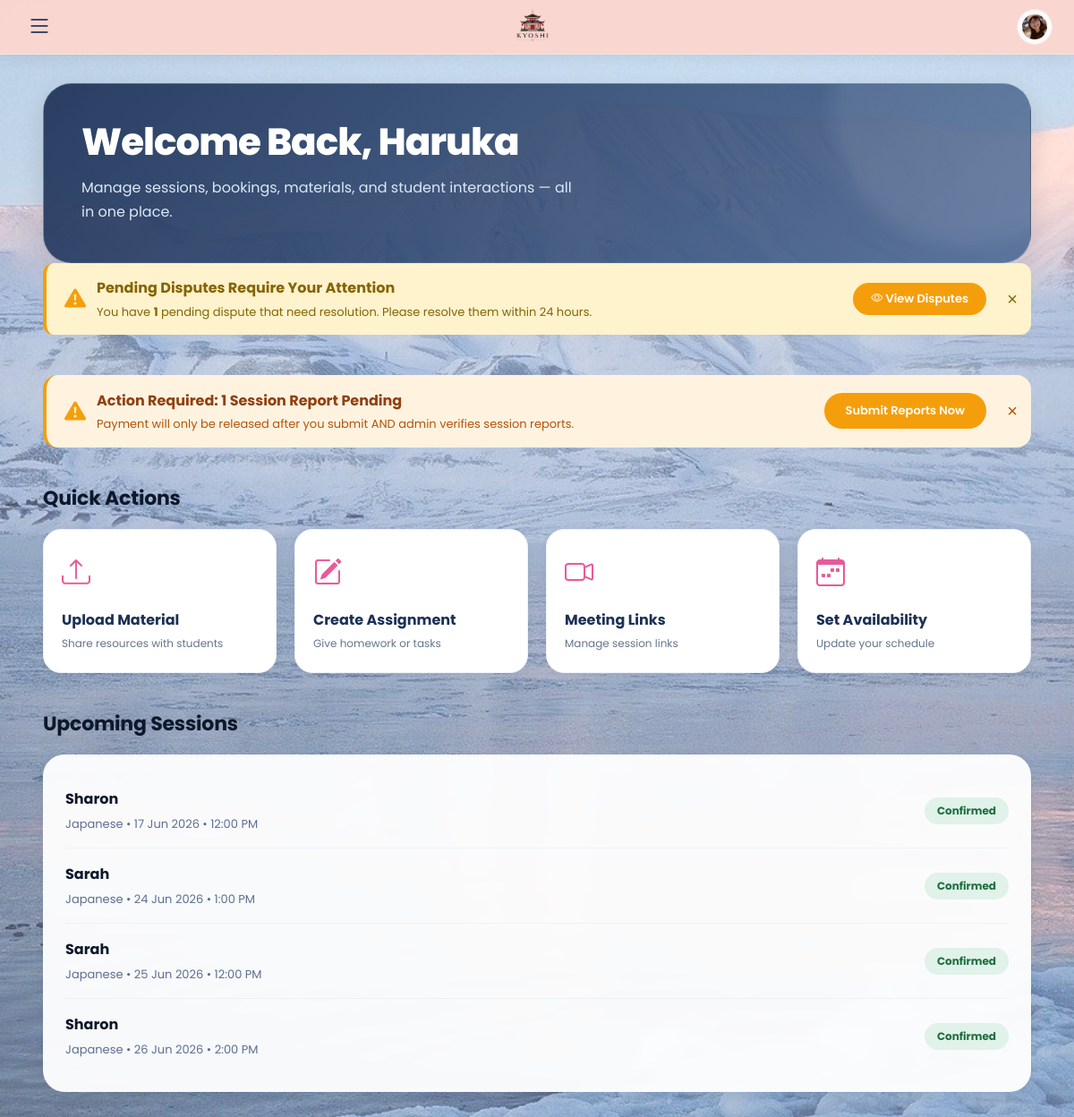
Page /php/tutor_dashboard.php (signed in) on the earlier database version.
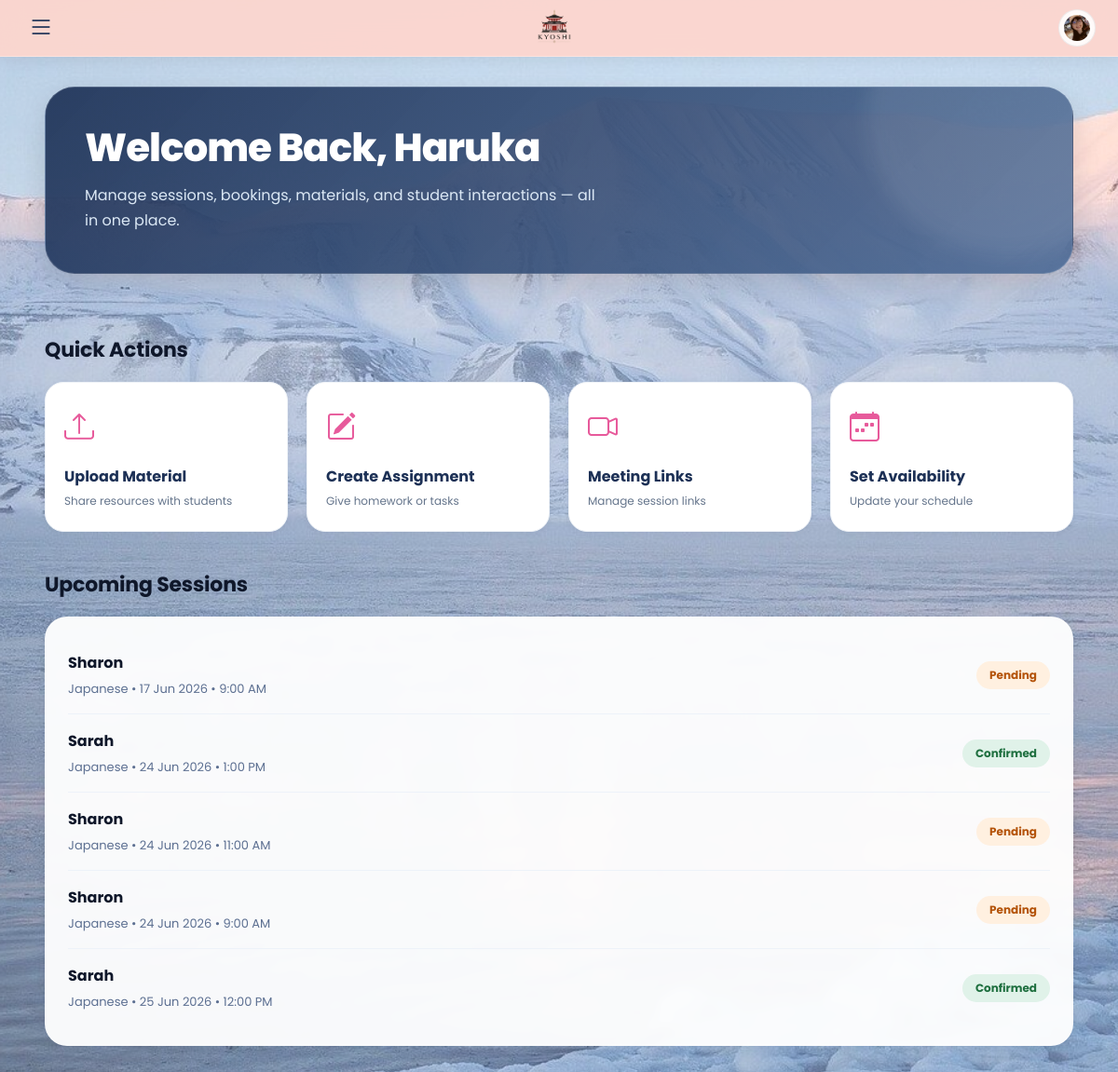
Same page on the later database version.
### tables this page shows
CREATE TABLE `bookings` (
  `id` int(11) NOT NULL,
  `student_id` int(11) NOT NULL,
  `tutor_id` int(11) NOT NULL,
  `language` varchar(50) NOT NULL,
  `learning_mode` enum('online','face_to_face') NOT NULL,
  `booking_date` date NOT NULL,
  `booking_time` time NOT NULL,
  `total_amount` decimal(10,2) DEFAULT 0.00,
  `status` enum('pending','accepted','confirmed','rescheduled','completed','cancelled','disputed') DEFAULT 'pending',
  `completed_at` datetime DEFAULT NULL,
  `auto_completed` tinyint(1) DEFAULT 0,
  `cancelled_by` enum('student','tutor','admin') DEFAULT NULL,
  `cancel_reason` text DEFAULT NULL,
  `meeting_location` varchar(255) DEFAULT NULL,
  `created_at` timestamp NOT NULL DEFAULT current_timestamp(),
  `notes` text DEFAULT NULL,
  `focus` varchar(255) DEFAULT NULL,
  `meeting_link` varchar(500) DEFAULT NULL,
  `link_provided_at` datetime DEFAULT NULL,
  `link_reminder_sent` tinyint(1) DEFAULT 0,
  `proficiency_level` varchar(20) DEFAULT 'beginner',
  `reminder_sent` tinyint(4) DEFAULT 0
);

CREATE TABLE `users` (
  `id` int(11) NOT NULL,
  `fullname` varchar(100) NOT NULL,
  `email` varchar(100) NOT NULL,
  `password` varchar(255) NOT NULL,
  `phone` varchar(30) DEFAULT NULL,
  `role` enum('student','tutor','admin') NOT NULL,
  `profile_pic` varchar(255) DEFAULT NULL,
  `created_at` timestamp NOT NULL DEFAULT current_timestamp(),
  `status` varchar(20) DEFAULT 'approved',
  `verification_token` varchar(255) DEFAULT NULL,
  `is_verified` tinyint(1) DEFAULT 0,
  `google_calendar_connected` tinyint(1) DEFAULT 0,
  `google_calendar_asked` tinyint(1) DEFAULT 0,
  `deactivated_at` datetime DEFAULT NULL,
  `deactivation_reason` text DEFAULT NULL,
  `first_promo_applied` tinyint(4) DEFAULT 0,
  `is_first_purchase` tinyint(4) DEFAULT 1,
  `promo_code_used` varchar(50) DEFAULT NULL
);

### php/tutor_dashboard.php (the view, shortened to what the changed rows need)
<?php
include 'config.php';
$userID = $_SESSION['user_id'];
$stmt = $conn->prepare("
    SELECT *
    FROM users
    WHERE id = ? AND role = 'tutor'
");
$stmt->bind_param("i", $userID);
$stmt->execute();
$user = $stmt->get_result()->fetch_assoc();
$pendingReports = $conn->query("
    SELECT COUNT(*) as count
    FROM bookings b
    LEFT JOIN session_reports sr ON b.id = sr.booking_id
    LEFT JOIN session_completion sc ON b.id = sc.booking_id
    WHERE b.tutor_id = $userID
    AND b.status = 'completed'
    AND (sr.id IS NULL OR sr.report_status = 'draft')
    AND (sc.student_confirmed IS NULL OR sc.student_confirmed = 1)
    AND (sc.no_show_type IS NULL OR sc.no_show_type != 'student_no_show')
");
$pendingReportCount = $pendingReports->fetch_assoc()['count'];
$displayName = $user['fullname'];
$firstName = explode(' ', trim($displayName))[0];
$stmt = $conn->prepare("
    SELECT b.*, u.fullname AS student_name
    FROM bookings b
    JOIN users u ON b.student_id = u.id
    WHERE b.tutor_id = ?
    AND b.booking_date >= CURDATE()
    AND b.status IN ('pending', 'confirmed')
    ORDER BY b.booking_date ASC
    LIMIT 5
");
$stmt->bind_param("i", $userID);
$stmt->execute();
$upcomingSessions = $stmt->get_result()->fetch_all(MYSQLI_ASSOC);
$totalDisputeStmt = $conn->prepare("
    SELECT COUNT(*) as count
    FROM disputes d
    JOIN bookings b ON d.booking_id = b.id
    WHERE b.tutor_id = ?
    AND d.status = 'pending'
    AND d.resolution_type = 'student_tutor'
");
$totalDisputeStmt->bind_param("i", $userID);
$totalDisputeStmt->execute();
$totalDisputes = $totalDisputeStmt->get_result()->fetch_assoc()['count'] ?? 0;
$showDisputeAlert = ($totalDisputes > 0 && !isset($_SESSION['dismissed_dispute_alert']));
$showReportAlert = ($pendingReportCount > 0 && !isset($_SESSION['dismissed_report_alert']));
function e($value){
    return htmlspecialchars($value ?? '', ENT_QUOTES, 'UTF-8');
}
?>
<!DOCTYPE html>
<html lang="en">
<head>
<link rel="stylesheet" href="https://cdn.jsdelivr.net/npm/bootstrap-icons@1.13.1/font/bootstrap-icons.min.css">
<link rel="stylesheet" href="../css/style.css">
</head>
<body>
<div class="main">
<div class="hero">
    <div class="hero-left">
        <h1>Welcome Back, <?= e($firstName) ?></h1>
    </div>
</div>
<?php if ($showDisputeAlert): ?>
<div id="disputeAlert" class="alert alert-warning dismissible-alert" style="background: #fff3cd; border-left: 4px solid #f59e0b; margin-bottom: 20px; padding: 15px 20px; border-radius: 12px; position: relative;">
    <button onclick="dismissAlert('disputeAlert', 'dispute')" style="position: absolute; right: 15px; top: 50%; transform: translateY(-50%); background: none; border: none; font-size: 20px; cursor: pointer; color: #856404;">&times;</button>
    <div style="display: flex; align-items: center; justify-content: space-between; flex-wrap: wrap; gap: 15px; padding-right: 30px;">
        <div style="display: flex; align-items: center; gap: 12px;">
            <i class="bi bi-exclamation-triangle-fill" style="font-size: 24px; color: #f59e0b;"></i>
            <div>
                <strong style="color: #856404;">Pending Disputes Require Your Attention</strong>
                <p style="margin: 5px 0 0; color: #856404; font-size: 13px;">
                    You have <strong><?= $totalDisputes ?></strong> pending dispute<?= $totalDisputes > 1 ? 's' : '' ?> that need resolution.
                    Please resolve them within 24 hours.
                </p>
            </div>
        </div>
        <a href="booking_requests.php?tab=disputes" class="btn-pink" style="background: #f59e0b; color: white; padding: 8px 20px; border-radius: 30px; text-decoration: none; font-weight: 600; font-size: 13px;">
            <i class="bi bi-eye"></i> View Disputes
        </a>
    </div>
</div>
<?php endif; ?>
<br>
<?php if ($showReportAlert): ?>
<div id="reportAlert" class="alert alert-warning dismissible-alert" style="background: #fff3e0; border-left: 4px solid #f59e0b; padding: 16px 20px; margin-bottom: 24px; border-radius: 16px; position: relative;">
    <button onclick="dismissAlert('reportAlert', 'report')" style="position: absolute; right: 15px; top: 50%; transform: translateY(-50%); background: none; border: none; font-size: 20px; cursor: pointer; color: #b45309;">&times;</button>
    <div style="display: flex; align-items: center; justify-content: space-between; flex-wrap: wrap; gap: 15px; padding-right: 30px;">
        <div style="display: flex; align-items: center; gap: 12px;">
            <i class="bi bi-exclamation-triangle-fill" style="color: #f59e0b; font-size: 24px;"></i>
            <div>
                <strong style="color: #92400e;">Action Required: <?= $pendingReportCount ?> Session Report<?= $pendingReportCount != 1 ? 's' : '' ?> Pending</strong>
                <p style="margin: 4px 0 0; font-size: 13px; color: #b45309;">Payment will only be released after you submit AND admin verifies session reports.</p>
            </div>
        </div>
        <a href="submit_session_report.php" style="background: #f59e0b; color: white; padding: 10px 24px; border-radius: 30px; text-decoration: none; font-weight: 600; font-size: 13px;">
            Submit Reports Now
        </a>
    </div>
</div>
<?php endif; ?>
<div class="section">
    <h2 class="section-title">Quick Actions</h2>
</div>
<div class="section">
    <h2 class="section-title">Upcoming Sessions</h2>
    <div class="session-box">
        <?php if(empty($upcomingSessions)): ?>
            <p style="color:#5c6f91; padding: 16px 0;">📭 No upcoming sessions scheduled.</p>
        <?php else: ?>
            <?php foreach($upcomingSessions as $session): ?>
                <div class="session-item">
                    <div class="session-left">
                        <h4><?= e($session['student_name']) ?></h4>
                        <p>
                            <?= e($session['language']) ?> •
                            <?= date('d M Y', strtotime($session['booking_date'])) ?> •
                            <?= date('g:i A', strtotime($session['booking_time'])) ?>
                        </p>
                    </div>
                    <div class="status <?= e($session['status']) ?>">
                        <?= ucfirst(e($session['status'])) ?>
                    </div>
                </div>
            <?php endforeach; ?>
        <?php endif; ?>
    </div>
</div>
</div>
</body>
</html>

Differences in the rows shown:
no longer on this page (row edited): bookings: student.fullname "Sharon", language "Japanese", booking_date "17 Jun 2026", booking_time "12:00 PM", status "Confirmed"
no longer on this page (row unchanged): bookings: student.fullname "Sharon", language "Japanese", booking_date "26 Jun 2026", booking_time "2:00 PM", status "Confirmed"
added bookings: student.fullname "Sharon", language "Japanese", booking_date "17 Jun 2026", booking_time "9:00 AM", status "Pending"
added bookings: student.fullname "Sharon", language "Japanese", booking_date "24 Jun 2026", booking_time "11:00 AM", status "Pending"
added bookings: student.fullname "Sharon", language "Japanese", booking_date "24 Jun 2026", booking_time "9:00 AM", status "Pending"
Other differences:
$totalDisputes: "1" → (not shown)
$pendingReportCount: "1" → (not shown)
text no longer shown: "× Pending Disputes Require Your Attention You have pending dispute that need resolution. Please resolve them within 24 hours. View Disputes × Action Required: Session Report Pending Payment will only be released after you submit AND admin verifies session reports. Submit Reports Now"
